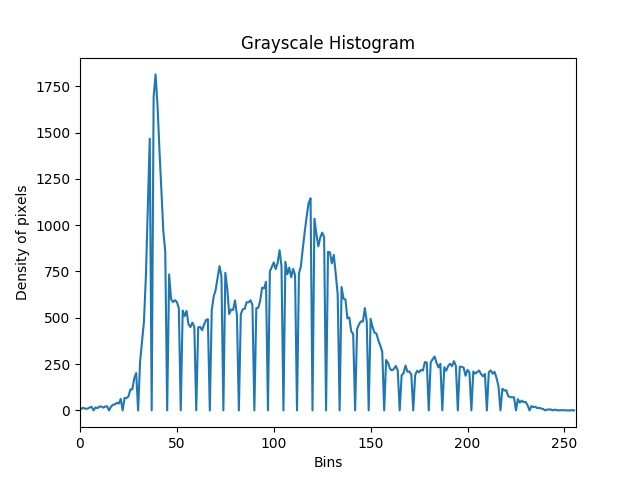
#> input picture examenPractico/HistNormalizado:Lena.jpg, 640 x 480 px
$ python practica3_gauss.py --image HistNormalizado:Lena.jpg
#> lines starting #> are read from the running program, lines starting #| are printed output that depends on the picture
from __future__ import print_function
from __future__ import division
import cv2
import argparse
from matplotlib import pyplot as plt
import numpy as np

ap = argparse.ArgumentParser()
ap.add_argument("-i", "--image", required = True, help = "Path to image")
args = vars(ap.parse_args())
imageName = args["image"]
print ("name:{}".format(imageName))


image = cv2.imread(args["image"])
#> image is the input picture: shape (480, 640, 3); mean B, G, R 248, 246, 242.6
imagePonderada = image
tamanoKernel = 5
factorSaturacion = 273

#Imprimimos el valor de ancho y alto de la imagen
print ("width:{}pixels".format(image.shape[1]))
#| width:640pixels
imageWidth = image.shape[1]
#> imageWidth = 640
print ("height:{}pixels".format(image.shape[0]))
#| height:480pixels
imageHeight = image.shape[0]
#> imageHeight = 480

#cv2.imshow("Original", image)

kernelPromedio = np.matrix('1 4 7 4 1; 4 16 26 16 4; 7 26 41 26 7; 4 16 26 16 4; 1 4 7 4 1')
promedioPixel = 0

#Convertimos imagen original en blanco y neggro
for y in range(0, imageWidth):
	for x in range(0, imageHeight):
		(b, g, r) = image[x,y]
		ponderado = 0.21*r + 0.72*g + 0.07*b
		intPonderado = int (ponderado)
		imagePonderada[x,y]=(ponderado, ponderado, ponderado)
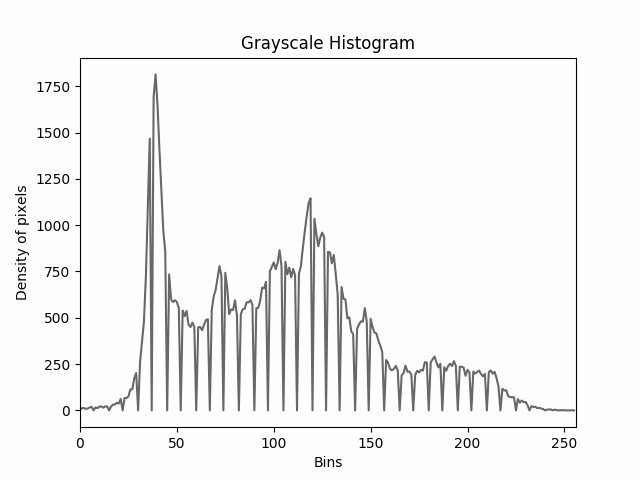
#> imagePonderada: shape (480, 640, 3); min 0, max 254, mean 244.6


print ("{}".format(kernelPromedio))
cv2.imshow("Ponderada", imagePonderada)
cv2.imshow("Libreria", cv2.GaussianBlur(image,(tamanoKernel,tamanoKernel), 0))
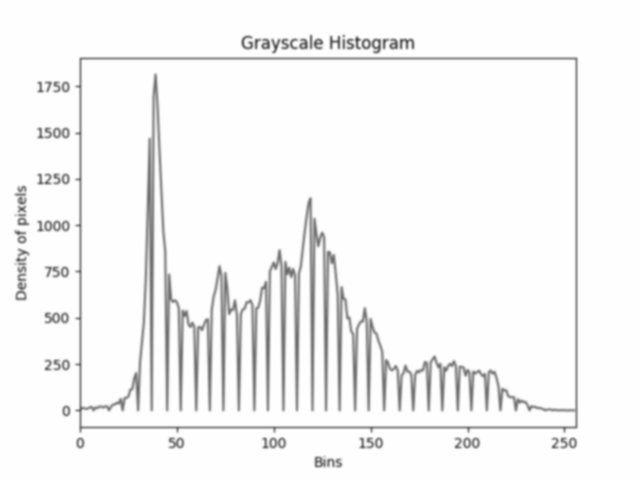
#> window 'Libreria': shape (480, 640, 3); min 69, max 254, mean 244.6

imagenBorrosa = image
margin = int(tamanoKernel/2)
#print("Margin: {}".format(margin))
ancho = imageWidth-tamanoKernel
#> ancho = 635
alto = imageHeight- tamanoKernel
#> alto = 475


#Empezamos a recorrer los pixeles de cada imagen para el proceso de convolucion
for y in range(margin, ancho):
	for x in range(margin, alto):
		for z in range (0, tamanoKernel-1):
			for w in range(0, tamanoKernel-1):
				(b,g,r) = imagePonderada[x+w,y+z]
				promedioPixel  = promedioPixel + (b * kernelPromedio[w,z])
		promedioPixel = promedioPixel / factorSaturacion
		imagenBorrosa[x,y] = promedioPixel
		promedioPixel = 0
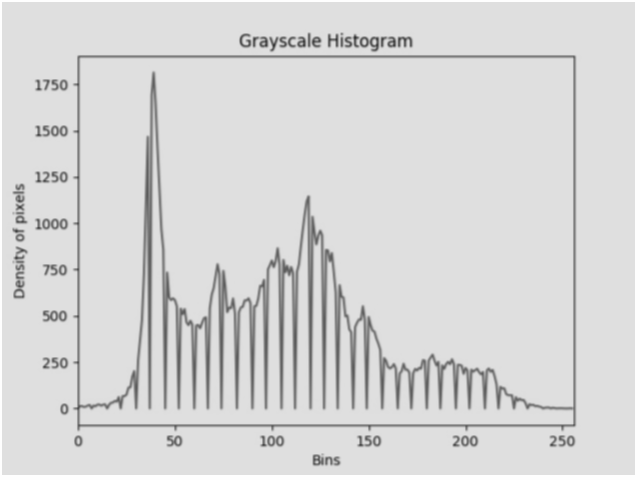
#> imagenBorrosa: shape (480, 640, 3); min 50, max 254, mean 215.5

cv2.imshow("Blurred", imagenBorrosa)


cv2.waitKey(0)
